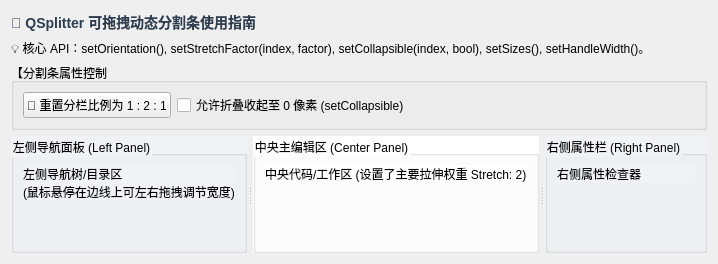
<?xml version="1.0" encoding="UTF-8"?>
<ui version="4.0">
 <class>PageSplitter</class>
 <widget class="QWidget" name="PageSplitter">
  <layout class="QVBoxLayout" name="vboxRoot">
   <item>
    <widget class="QLabel" name="labelTitle">
     <property name="styleSheet">
      <string notr="true">font-size: 14px; font-weight: bold; color: #2c3e50;</string>
     </property>
     <property name="text">
      <string>📐 QSplitter 可拖拽动态分割条使用指南</string>
     </property>
    </widget>
   </item>
   <item>
    <widget class="QLabel" name="labelNotes">
     <property name="text">
      <string>💡 核心 API：setOrientation(), setStretchFactor(index, factor), setCollapsible(index, bool), setSizes(), setHandleWidth()。</string>
     </property>
    </widget>
   </item>
   <item>
    <widget class="QGroupBox" name="groupSplitterCtrls">
     <property name="title">
      <string>【分割条属性控制】</string>
     </property>
     <layout class="QHBoxLayout" name="hlayoutSplitterCtrls">
      <item>
       <widget class="QPushButton" name="btnResetRatio">
        <property name="text">
         <string>🔄 重置分栏比例为 1 : 2 : 1</string>
        </property>
       </widget>
      </item>
      <item>
       <widget class="QCheckBox" name="chkCollapsible">
        <property name="text">
         <string>允许折叠收起至 0 像素 (setCollapsible)</string>
        </property>
        <property name="checked">
         <bool>false</bool>
        </property>
       </widget>
      </item>
      <item>
       <spacer name="spacerSplitterCtrls">
        <property name="orientation">
         <enum>Qt::Horizontal</enum>
        </property>
        <property name="sizeHint" stdset="0">
         <size>
          <width>40</width>
          <height>20</height>
         </size>
        </property>
       </spacer>
      </item>
     </layout>
    </widget>
   </item>
   <item>
    <widget class="QSplitter" name="splitterHorizontal">
     <property name="orientation">
      <enum>Qt::Horizontal</enum>
     </property>
     <property name="handleWidth">
      <number>6</number>
     </property>
     <widget class="QGroupBox" name="panelLeft">
      <property name="title">
       <string>左侧导航面板 (Left Panel)</string>
      </property>
      <property name="styleSheet">
       <string notr="true">background-color: #f1f2f6;</string>
      </property>
      <layout class="QVBoxLayout" name="vboxLeft">
       <item>
        <widget class="QLabel" name="labelLeftText">
         <property name="text">
          <string>左侧导航树/目录区
(鼠标悬停在边线上可左右拖拽调节宽度)</string>
         </property>
        </widget>
       </item>
       <item>
        <spacer name="spacerL">
         <property name="orientation">
          <enum>Qt::Vertical</enum>
         </property>
         <property name="sizeHint" stdset="0">
          <size>
           <width>20</width>
           <height>40</height>
          </size>
         </property>
        </spacer>
       </item>
      </layout>
     </widget>
     <widget class="QGroupBox" name="panelCenter">
      <property name="title">
       <string>中央主编辑区 (Center Panel)</string>
      </property>
      <property name="styleSheet">
       <string notr="true">background-color: #ffffff;</string>
      </property>
      <layout class="QVBoxLayout" name="vboxCenter">
       <item>
        <widget class="QLabel" name="labelCenterText">
         <property name="text">
          <string>中央代码/工作区 (设置了主要拉伸权重 Stretch: 2)</string>
         </property>
        </widget>
       </item>
       <item>
        <spacer name="spacerC">
         <property name="orientation">
          <enum>Qt::Vertical</enum>
         </property>
         <property name="sizeHint" stdset="0">
          <size>
           <width>20</width>
           <height>40</height>
          </size>
         </property>
        </spacer>
       </item>
      </layout>
     </widget>
     <widget class="QGroupBox" name="panelRight">
      <property name="title">
       <string>右侧属性栏 (Right Panel)</string>
      </property>
      <property name="styleSheet">
       <string notr="true">background-color: #f1f2f6;</string>
      </property>
      <layout class="QVBoxLayout" name="vboxRight">
       <item>
        <widget class="QLabel" name="labelRightText">
         <property name="text">
          <string>右侧属性检查器</string>
         </property>
        </widget>
       </item>
       <item>
        <spacer name="spacerR">
         <property name="orientation">
          <enum>Qt::Vertical</enum>
         </property>
         <property name="sizeHint" stdset="0">
          <size>
           <width>20</width>
           <height>40</height>
          </size>
         </property>
        </spacer>
       </item>
      </layout>
     </widget>
    </widget>
   </item>
  </layout>
 </widget>
 <resources/>
 <connections/>
</ui>
